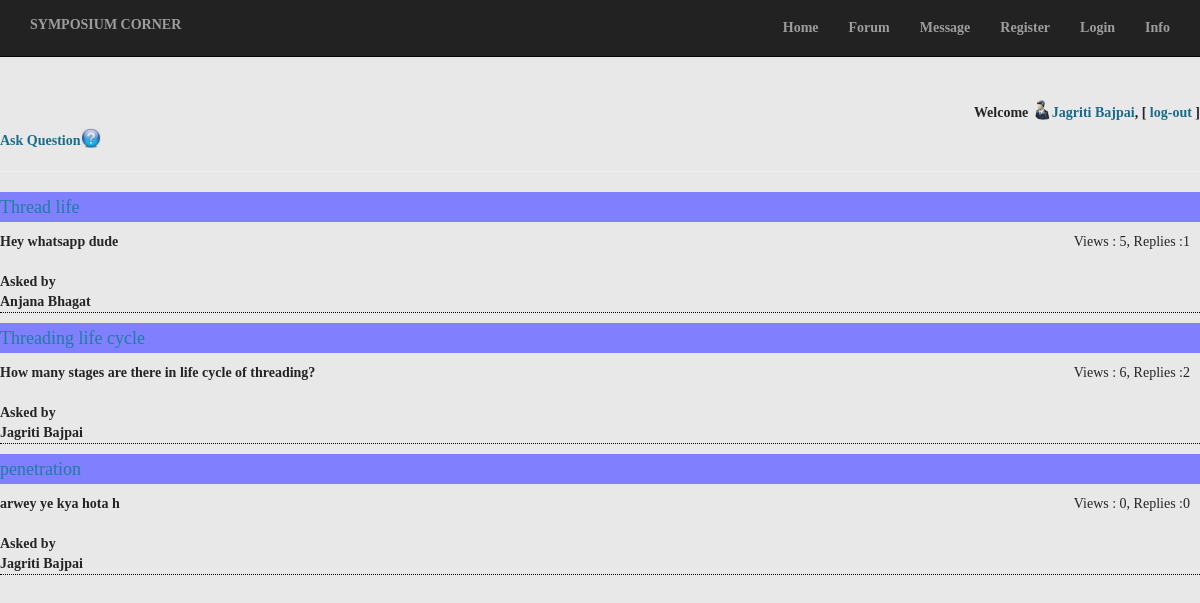
The page /questions.php?id=12 (signed in) on the database its author committed.
### tables this page shows
CREATE TABLE `question` (
  `question_id` int(11) NOT NULL,
  `heading` varchar(50) NOT NULL,
  `question_detail` varchar(2000) NOT NULL,
  `datetime` timestamp NOT NULL DEFAULT CURRENT_TIMESTAMP,
  `user_id` int(11) NOT NULL,
  `subtopic_id` int(11) NOT NULL,
  `views` int(11) NOT NULL
);

CREATE TABLE `user` (
  `user_id` int(11) NOT NULL,
  `username` varchar(50) NOT NULL,
  `fullname` varchar(50) NOT NULL,
  `password` varchar(50) NOT NULL,
  `e_mail` varchar(100) NOT NULL,
  `profession` int(1) NOT NULL,
  `dob` date NOT NULL,
  `user_type` varchar(50) NOT NULL,
  `department` varchar(50) NOT NULL,
  `state` varchar(50) NOT NULL,
  `uimg` varchar(255) NOT NULL,
  `isuser` tinyint(1) NOT NULL,
  `user_acc_active` tinyint(1) NOT NULL
);

### utility.php (called while the page is built, shortened)
<?php
	function ExecuteQuery ($SQL)
	{
		$rows = mysql_query ($SQL);
		return $rows;
	}
?>

### questions.php (the view)
<?php session_start();
	require("head.php");
	require("checkUser.php");
	$id=$_GET["id"];
?>
<a href="question.php?stid=<?php echo $id ?>">Ask Question<img src="res/images/askq.jpg"  class='imagedel'/></a>
<hr />
<?php
	$str="SELECT * FROM question, user WHERE question.user_id=user.user_id and subtopic_id=$id";
	$result=ExecuteQuery($str);
	$no_rows = mysql_num_rows($result);
	if ($no_rows > 0)
	{
		while($row = mysql_fetch_array($result))
		{
			$rowsc=ExecuteQuery("SELECT count(*) as counter from answer where question_id=$row[question_id]");
			$rowc = mysql_fetch_array($rowsc);
			$count = $rowc['counter'];
			echo "<h4>";
			echo "<span class='box2'>";
			echo "<span class='head'><a href='questionview.php?qid=$row[question_id]' >$row[heading]</a> </span>";
			echo "</span>";
			echo "</h4>";
			echo "$row[question_detail] <span class='view2'>Views : $row[views], Replies :$count</span>";
			echo "<br/><br/>";
			echo "Asked by<br/>$row[fullname]";
			echo "<br/><div class='line'></div>";
		}
	}
	else
	{
		echo "No questions at the moment";
	}
?>

### css/landing-page.css (style rules this page uses)
body, html { width: 100%; height: 100%; }
body, h1, h2, h3, h4, h5, h6 { font-family: "Lato","Helvetica Neue",Helvetica,Arial,sans-serif; font-weight: 700; }

### res/style.css (style rules this page uses)
.line { border-bottom:1px dotted black; }
.view2 { float:right; margin-right:10px; font-weight:normal; }
.box2 .head { display:block; height:30px; background-color:#8080ff; font-weight:bold; line-height:30px; }
.box2 { width: auto; background-color:#bfbfbf ; display:block; }
body { margin: 0 auto; padding: 0; background-color: #E8E8E8; }
a img { border: 0; }
body { font-family: Georgia, "Times New Roman", Times, Serif; font-size: 14px; color: #242424; }
a { font-family: Georgia, "Times New Roman", Times, Serif; text-decoration: none; color: #186C8B; }
a:link { font-family: Georgia, "Times New Roman", Times, Serif; text-decoration: none; color: #186C8B; }
h1, h2, h3, h4, h5, h6, h1 a, h2 a, h3 a, h4 a, h5 a, h6 a h1 a:hover, h2 a:hover, h3 a:hover, h4 a:hover, h5 a:hover, h6 a:hover h1 a:visited, h2 a:visited, h3 a:visited, h4 a:visited, h5 a:visited, h6 a:visited { font-weight: normal; font-style: normal; text-decoration: none; }
h4, h4 a, h4 a:link, h4 a:visited, h4 a:hover { font-family: Georgia, "Times New Roman", Times, Serif; font-size: 18px; color: #1C7DA0; }
.imagedel { height:20px; width:20px; vertical-align:text-top; vertical-align:text-bottom; }

### rows shown on the page
question: heading "Thread life", question_detail "Hey whatsapp dude", views "5", count "1", user.fullname "Anjana Bhagat"
question: heading "Threading life cycle", question_detail "How many stages are there in life cycle of threading?", views "6", count "2", user.fullname "Jagriti Bajpai"
question: heading "penetration", question_detail "arwey ye kya hota h", views "0", count "0", user.fullname "Jagriti Bajpai"

### other values the page prints
$_SESSION["fn"] "Jagriti Bajpai"
